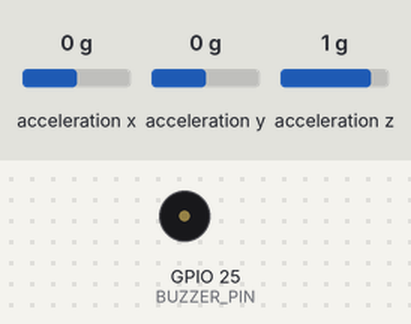
Bench run of a sketch on a simulated ESP32. Shown: buzzer (waves = sounding, pin HIGH). Wiring (inferred from the names in the program): MPU-6050 motion sensor at I2C address 0x68. The test bench sets the inputs (shaded band); at power-on: acceleration x 0 g, acceleration y 0 g, acceleration z 1 g. EEPROM starts erased; nothing arrives over Bluetooth unless stated; what the sketch prints to the serial monitor is not drawn.

Above: at 0.4 s.
Timing chart, 0 to 1.9 s (numbered marks = the images above):
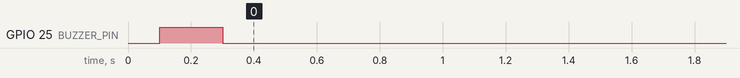

The sketch:

firmware.ino
```cpp
#include <Wire.h>
#include <Preferences.h>
#include <BluetoothSerial.h>

// Hardware and Math constants
#define BUZZER_PIN  25
#define MPU_ADDR    0x68     // I2C address for the MPU6050 sensor
#define G_TO_MS2    9.80665  // Gravity constant to convert to m/s^2
#define RAW_TO_G    16384.0  // Sensitivity factor for the accelerometer

BluetoothSerial SerialBT;
Preferences preferences; // Used to save data to permanent memory

// Track time spent on each of the 6 sides (in seconds)
unsigned long activitytimer[6] = {0};
// Time limits for each side (default is 2 hours)
unsigned long activitylimit[6] = {7200, 7200, 7200, 7200, 7200, 7200};
unsigned int  compensation[6]  = {0}; // used to comepensate the error due to 3 seconds delay
int  previousside = -1;
int  saveCounter  = 0;   // used to store the data in the permanent periodically for every 12 seconds

// Send a command to wake up the sensor
void wakeMPU() {
    Wire.beginTransmission(MPU_ADDR);
    Wire.write(0x6B);
    Wire.write(0x00);
    Wire.endTransmission();
}

// Determines which side of the cube is currently facing up
int getside() {
    Wire.beginTransmission(MPU_ADDR);
    Wire.write(0x3B); // Start reading from the first accelerometer register i.e ax
    if (Wire.endTransmission(false) != 0) return -1; // Sensor not responding

    Wire.requestFrom(MPU_ADDR, 6, true);
    if (Wire.available() < 6) return -1;

    // Read X, Y, and Z axis data and convert to actual gravity units (m/s^2)
    float ax = (int16_t(Wire.read() << 8 | Wire.read()) / RAW_TO_G) * G_TO_MS2;
    float ay = (int16_t(Wire.read() << 8 | Wire.read()) / RAW_TO_G) * G_TO_MS2;
    float az = (int16_t(Wire.read() << 8 | Wire.read()) / RAW_TO_G) * G_TO_MS2;

    // Logic: If one axis shows ~9.8 m/s^2, that side is facing up/down
    if (ax >  8.0) return 0;
    if (ax < -8.0) return 1;
    if (ay >  8.0) return 2;
    if (ay < -8.0) return 3;
    if (az >  8.0) return 4;
    if (az < -8.0) return 5;

    return -1; // The cube is tilted or in-between sides
}

// Listen for Bluetooth commands like "RESET" to clear all tracked time
void handleIncomingCommands() {
    if (!SerialBT.available()) return;

    String input = SerialBT.readStringUntil('\n');
    input.trim();
    String upperInput = input;
    upperInput.toUpperCase();

    // Reset Command
    if (upperInput == "RESET") {
        preferences.begin("permanent", false);
        preferences.clear();
        for (int i = 0; i < 6; i++) activitytimer[i] = 0;
        preferences.end();
        SerialBT.println("SUCCESS: All timers cleared");
        digitalWrite(BUZZER_PIN, HIGH); delay(100); digitalWrite(BUZZER_PIN, LOW);
    }

    // Set Limit Command (Format: LIMIT:side,seconds)
    else if (upperInput.startsWith("LIMIT:")) {
        int colonIndex = input.indexOf(':');
        int commaIndex = input.indexOf(',');

        if (commaIndex != -1) {
            // Extract the side and the new limit from the string
            int side = input.substring(colonIndex + 1, commaIndex).toInt() - 1; // -1 because user thinks 1-6, code uses 0-5
            unsigned long newLimit = input.substring(commaIndex + 1).length() > 0 ? input.substring(commaIndex + 1).toInt() : 0;

            if (side >= 0 && side < 6) {
                activitylimit[side] = newLimit;

                // Save this new limit immediately to permanent memory
                preferences.begin("permanent", false);
                preferences.putULong(("l" + String(side)).c_str(), newLimit);
                preferences.end();

                SerialBT.printf("SUCCESS: Side %d limit set to %lu seconds\n", side + 1, newLimit);
            } else {
                SerialBT.println("ERROR: Invalid side (Use 1-6)");
            }
        } else {
            SerialBT.println("ERROR: Use format LIMIT:side,seconds");
        }
    }
}

void setup() {
    Serial.begin(115200);
    SerialBT.begin("Productivity_cube");

    pinMode(BUZZER_PIN, OUTPUT);
    digitalWrite(BUZZER_PIN, LOW);

    Wire.begin(21, 22); // Start I2C on standard ESP32 pins
    delay(100);
    wakeMPU();

    // Load previous data from memory so we don't lose progress after a reboot
    preferences.begin("permanent", false);
    for (int i = 0; i < 6; i++) {
        activitytimer[i] = preferences.getULong(("a" + String(i)).c_str(), 0);
        compensation[i]  = preferences.getUInt( ("c" + String(i)).c_str(), 0);
        activitylimit[i] = preferences.getULong(("l" + String(i)).c_str(), 7200);
    }
    preferences.end();

    // Startup beep
    digitalWrite(BUZZER_PIN, HIGH); delay(200); digitalWrite(BUZZER_PIN, LOW);
}

void loop() {
    handleIncomingCommands();

    int currentside = getside();

    if (currentside != -1) {
        // Since we delay 3 seconds at the end, we add 3s to the timer
        activitytimer[currentside] += 3;

        // sending data to dashboard via bluetooth serial
        String data = "Side " + String(currentside + 1) + " | Total Time: " + String(activitytimer[currentside]) + "s\n";
        Serial.print(data);
        SerialBT.print(data);

        // Alert the user if they've exceeded their time limit for this activity
        if (activitytimer[currentside] > activitylimit[currentside]) {
            digitalWrite(BUZZER_PIN, HIGH);
        } else {
            digitalWrite(BUZZER_PIN, LOW);
        }

        // compensating the error
        if (currentside != previousside) {
            compensation[currentside]++;
            if (previousside != -1 && compensation[previousside] > 0)
                compensation[previousside]--;
            previousside = currentside;
        }

        // saving data to premanent memory every 12 seconds to prevent wearing out the flash storage
        saveCounter += 3;
        if (saveCounter >= 12) {
            preferences.begin("permanent", false);
            preferences.putULong(("a" + String(currentside)).c_str(), activitytimer[currentside]);
            preferences.putUInt( ("c" + String(currentside)).c_str(), compensation[currentside]);
            preferences.end();
            saveCounter = 0;
        }

    } else {
        // If the sensor fails or cube is vibrating, turn off buzzer and try to wake it up
        digitalWrite(BUZZER_PIN, LOW);
        wakeMPU();
    }

    delay(3000); // Wait 3 seconds before the next check
}
```
